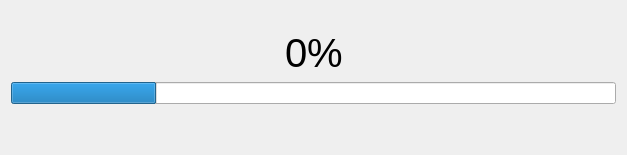
<?xml version="1.0" encoding="UTF-8"?>
<ui version="4.0">
 <class>ProgressDialog</class>
 <widget class="QDialog" name="ProgressDialog">
  <property name="geometry">
   <rect>
    <x>0</x>
    <y>0</y>
    <width>627</width>
    <height>155</height>
   </rect>
  </property>
  <property name="windowTitle">
   <string/>
  </property>
  <layout class="QVBoxLayout" name="verticalLayout_3">
   <item>
    <layout class="QVBoxLayout" name="verticalLayout_2">
     <item>
      <spacer name="verticalSpacer">
       <property name="orientation">
        <enum>Qt::Vertical</enum>
       </property>
       <property name="sizeHint" stdset="0">
        <size>
         <width>20</width>
         <height>40</height>
        </size>
       </property>
      </spacer>
     </item>
     <item>
      <layout class="QVBoxLayout" name="verticalLayout">
       <item>
        <layout class="QHBoxLayout" name="horizontalLayout_2">
         <item>
          <spacer name="horizontalSpacer_2">
           <property name="orientation">
            <enum>Qt::Horizontal</enum>
           </property>
           <property name="sizeHint" stdset="0">
            <size>
             <width>40</width>
             <height>20</height>
            </size>
           </property>
          </spacer>
         </item>
         <item>
          <widget class="QLabel" name="progressLabel">
           <property name="font">
            <font>
             <pointsize>30</pointsize>
            </font>
           </property>
           <property name="text">
            <string>0%</string>
           </property>
          </widget>
         </item>
         <item>
          <spacer name="horizontalSpacer_3">
           <property name="orientation">
            <enum>Qt::Horizontal</enum>
           </property>
           <property name="sizeHint" stdset="0">
            <size>
             <width>40</width>
             <height>20</height>
            </size>
           </property>
          </spacer>
         </item>
        </layout>
       </item>
       <item>
        <widget class="QProgressBar" name="progressBar">
         <property name="value">
          <number>24</number>
         </property>
         <property name="textVisible">
          <bool>false</bool>
         </property>
        </widget>
       </item>
       <item>
        <widget class="QLabel" name="progressMessageLabel">
         <property name="font">
          <font>
           <pointsize>10</pointsize>
          </font>
         </property>
         <property name="text">
          <string/>
         </property>
         <property name="alignment">
          <set>Qt::AlignCenter</set>
         </property>
        </widget>
       </item>
      </layout>
     </item>
     <item>
      <spacer name="verticalSpacer_2">
       <property name="orientation">
        <enum>Qt::Vertical</enum>
       </property>
       <property name="sizeHint" stdset="0">
        <size>
         <width>20</width>
         <height>40</height>
        </size>
       </property>
      </spacer>
     </item>
    </layout>
   </item>
  </layout>
 </widget>
 <resources/>
 <connections/>
</ui>
